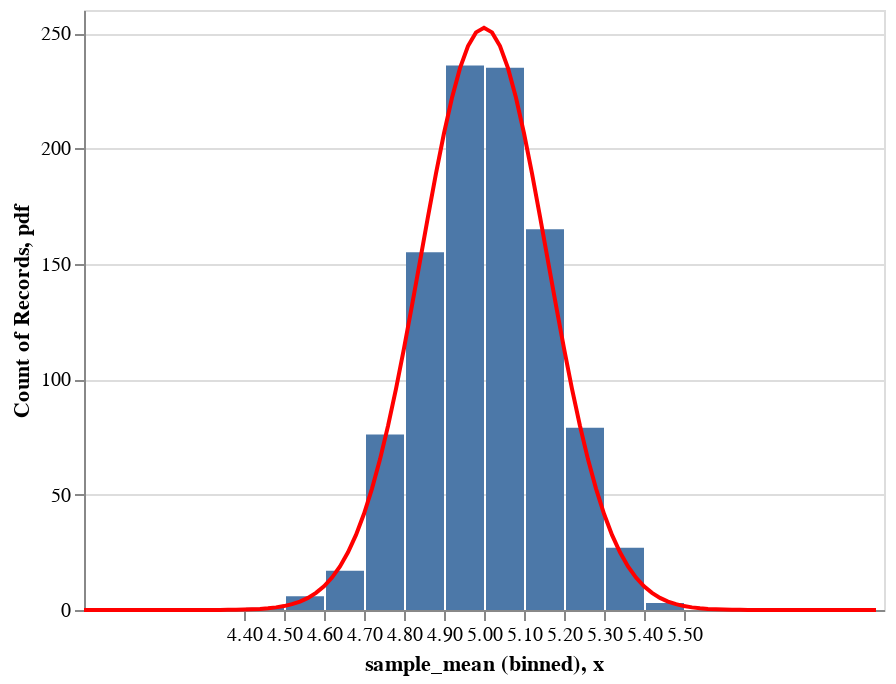

Here is the notebook cell this chart was saved with:
### Code cell
data_hist = (alt
                .Chart(plot_df)
                .mark_bar()
                .encode(x = alt.X("sample_mean:Q",
                                  bin = alt.BinParams(step = 0.1)),
                        y = alt.Y("count()")))

clt_line = (alt
               .Chart(clt_df)
               .mark_line(color = "red")
               .encode(x = "x",
                       y = "pdf"))

data_hist + clt_line

### Figure 1 — Vega-Lite specification as saved in the notebook (floating-point values rounded to 4 significant figures; data arrays with more than 128 entries replaced by an {"elided": "..."} marker saying what was removed)
{"$schema": "https://vega.github.io/schema/vega-lite/v2.6.0.json", "config": {"view": {"height": 300, "width": 400}}, "datasets": {"data-ab5dba75d60772b52ee6d8e727d2b0c8": {"elided": "1000 records"}, "data-d11c7646668d096f96fe9a781f61b4d2": [{"pdf": 5.201e-07, "x": 4}, {"pdf": 1.148e-06, "x": 4.02}, {"pdf": 2.495e-06, "x": 4.04}, {"pdf": 5.334e-06, "x": 4.06}, {"pdf": 1.123e-05, "x": 4.08}, {"pdf": 2.325e-05, "x": 4.1}, {"pdf": 4.738e-05, "x": 4.12}, {"pdf": 9.503e-05, "x": 4.14}, {"pdf": 0.0001876, "x": 4.16}, {"pdf": 0.0003644, "x": 4.18}, {"pdf": 0.0006966, "x": 4.2}, {"pdf": 0.001311, "x": 4.22}, {"pdf": 0.002426, "x": 4.24}, {"pdf": 0.004421, "x": 4.26}, {"pdf": 0.007928, "x": 4.28}, {"pdf": 0.01399, "x": 4.3}, {"pdf": 0.0243, "x": 4.32}, {"pdf": 0.04153, "x": 4.34}, {"pdf": 0.06986, "x": 4.36}, {"pdf": 0.1156, "x": 4.38}, {"pdf": 0.1884, "x": 4.4}, {"pdf": 0.302, "x": 4.42}, {"pdf": 0.4765, "x": 4.44}, {"pdf": 0.7398, "x": 4.46}, {"pdf": 1.131, "x": 4.48}, {"pdf": 1.7, "x": 4.5}, {"pdf": 2.516, "x": 4.52}, {"pdf": 3.664, "x": 4.54}, {"pdf": 5.252, "x": 4.56}, {"pdf": 7.409, "x": 4.58}, {"pdf": 10.28, "x": 4.6}, {"pdf": 14.05, "x": 4.62}, {"pdf": 18.89, "x": 4.64}, {"pdf": 24.99, "x": 4.66}, {"pdf": 32.55, "x": 4.68}, {"pdf": 41.71, "x": 4.7}, {"pdf": 52.6, "x": 4.72}, {"pdf": 65.28, "x": 4.74}, {"pdf": 79.73, "x": 4.76}, {"pdf": 95.84, "x": 4.78}, {"pdf": 113.4, "x": 4.8}, {"pdf": 132.0, "x": 4.82}, {"pdf": 151.2, "x": 4.84}, {"pdf": 170.5, "x": 4.86}, {"pdf": 189.2, "x": 4.88}, {"pdf": 206.6, "x": 4.9}, {"pdf": 222.0, "x": 4.92}, {"pdf": 234.8, "x": 4.94}, {"pdf": 244.4, "x": 4.96}, {"pdf": 250.3, "x": 4.98}, {"pdf": 252.3, "x": 5}, {"pdf": 250.3, "x": 5.02}, {"pdf": 244.4, "x": 5.04}, {"pdf": 234.8, "x": 5.06}, {"pdf": 222.0, "x": 5.08}, {"pdf": 206.6, "x": 5.1}, {"pdf": 189.2, "x": 5.12}, {"pdf": 170.5, "x": 5.14}, {"pdf": 151.2, "x": 5.16}, {"pdf": 132.0, "x": 5.18}, {"pdf": 113.4, "x": 5.2}, {"pdf": 95.84, "x": 5.22}, {"pdf": 79.73, "x": 5.24}, {"pdf": 65.28, "x": 5.26}, {"pdf": 52.6, "x": 5.28}, {"pdf": 41.71, "x": 5.3}, {"pdf": 32.55, "x": 5.32}, {"pdf": 24.99, "x": 5.34}, {"pdf": 18.89, "x": 5.36}, {"pdf": 14.05, "x": 5.38}, {"pdf": 10.28, "x": 5.4}, {"pdf": 7.409, "x": 5.42}, {"pdf": 5.252, "x": 5.44}, {"pdf": 3.664, "x": 5.46}, {"pdf": 2.516, "x": 5.48}, {"pdf": 1.7, "x": 5.5}, {"pdf": 1.131, "x": 5.52}, {"pdf": 0.7398, "x": 5.54}, {"pdf": 0.4765, "x": 5.56}, {"pdf": 0.302, "x": 5.58}, {"pdf": 0.1884, "x": 5.6}, {"pdf": 0.1156, "x": 5.62}, {"pdf": 0.06986, "x": 5.64}, {"pdf": 0.04153, "x": 5.66}, {"pdf": 0.0243, "x": 5.68}, {"pdf": 0.01399, "x": 5.7}, {"pdf": 0.007928, "x": 5.72}, {"pdf": 0.004421, "x": 5.74}, {"pdf": 0.002426, "x": 5.76}, {"pdf": 0.001311, "x": 5.78}, {"pdf": 0.0006966, "x": 5.8}, {"pdf": 0.0003644, "x": 5.82}, {"pdf": 0.0001876, "x": 5.84}, {"pdf": 9.503e-05, "x": 5.86}, {"pdf": 4.738e-05, "x": 5.88}, {"pdf": 2.325e-05, "x": 5.9}, {"pdf": 1.123e-05, "x": 5.92}, {"pdf": 5.334e-06, "x": 5.94}, {"pdf": 2.495e-06, "x": 5.96}, {"pdf": 1.148e-06, "x": 5.98}]}, "layer": [{"data": {"name": "data-ab5dba75d60772b52ee6d8e727d2b0c8"}, "encoding": {"x": {"bin": {"step": 0.1}, "field": "sample_mean", "type": "quantitative"}, "y": {"aggregate": "count", "type": "quantitative"}}, "mark": "bar"}, {"data": {"name": "data-d11c7646668d096f96fe9a781f61b4d2"}, "encoding": {"x": {"field": "x", "type": "quantitative"}, "y": {"field": "pdf", "type": "quantitative"}}, "mark": {"color": "red", "type": "line"}}]}
